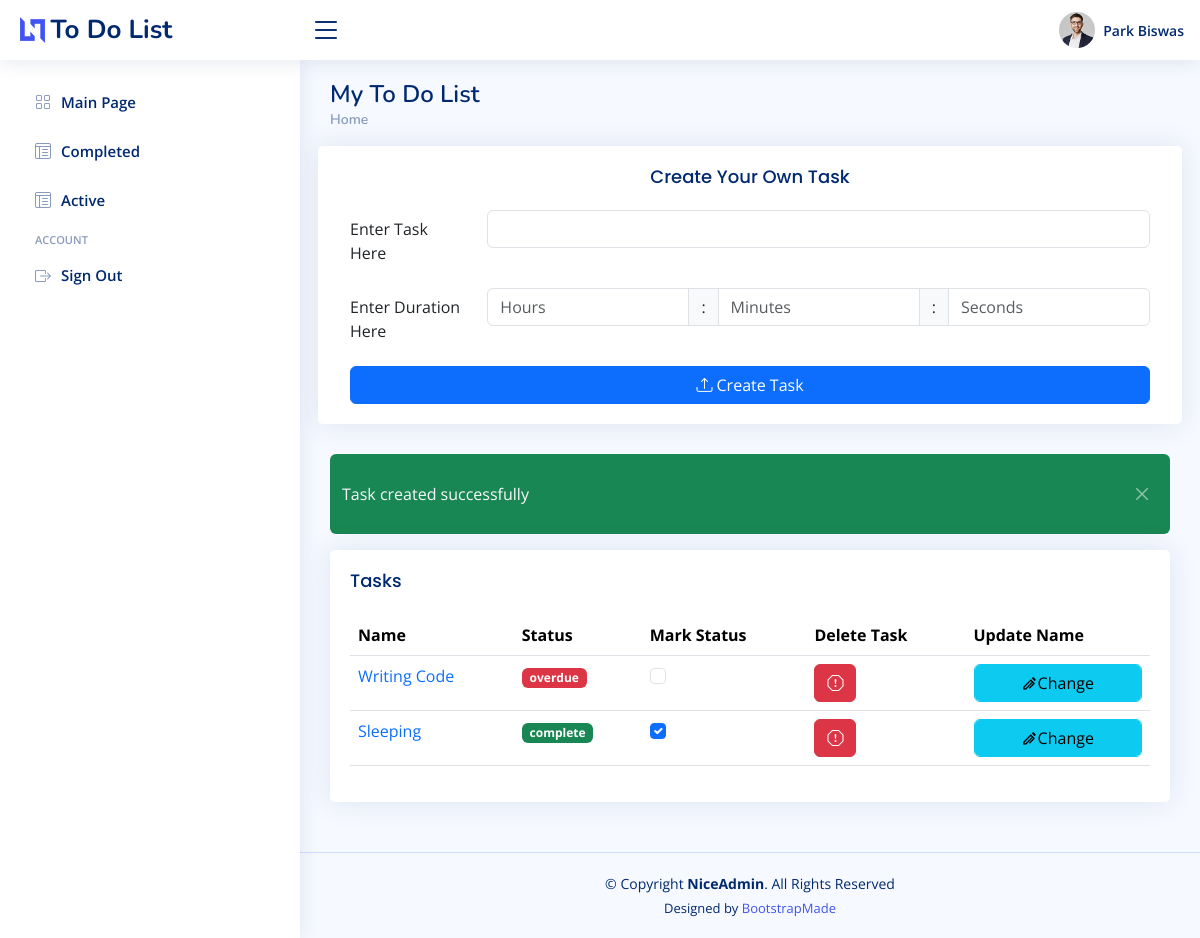
/todolist/ (signed in), run on the app's committed database.
### ToDoList/models.py (models this page shows, shortened)
class Task(models.Model):
    name = models.CharField(max_length=150)
    time = models.DurationField(null=True)
    status_choices = [
        ("pending","pending"),
        ("complete","complete"),
        ("overdue","overdue"),
    ]
    status = models.CharField(max_length=20,choices=status_choices,default="pending")
    user_id = models.ForeignKey(User, on_delete=models.CASCADE, default=None)
    updated_at = models.DateTimeField(auto_now=True)
    def is_overdue(self):
        current_time = timezone.now()
        end_time = self.updated_at + self.time
        return end_time <= current_time

### ToDoList/views.py (the view)
# urls.py: path("",views.index,name="index"),
def index(request):
    if 'user' not in request.session:
        return redirect(reverse('login'))
    config = {}
    user_data = get_user_data(request)
    config['user'] = f"{user_data.first_name} {user_data.last_name}"
    set_overdue(user_data)
    tasks = Task.objects.filter(user_id = user_data)
    config['tasks'] = tasks if tasks.count() > 0 else None
    config['create_status'] = request.session.pop('create_status',None)
    config['create_error'] = request.session.pop('create_error',None)
    config['delete_status'] = request.session.pop('delete_status',None)
    config['update_status_status'] = request.session.pop('update_status_status',None)
    config['update_name_status'] = request.session.pop('update_name_status',None)
    config['update_name_error'] = request.session.pop('update_name_error',None)
    return render(request,'index.html',config)

### ToDoList/utils.py (called while the page is built)
def get_user_data(request):
    return User.objects.get(id = get_auth_from_session(request))

def set_overdue(user_data):
    tasks = Task.objects.filter(status__in=["pending","overdue"], user_id=user_data)
    for task in tasks:
        if task.is_overdue():
            task.status = "overdue"
        else:
            task.status = "pending"
        task.save()

### authentication/utils.py (called while the page is built)
def get_auth_from_session(request):
    return request.session['user']

### ToDoList/templates/index.html (shortened to what this page needs)
{% load static %}
<!DOCTYPE html>
<html lang="en">
<head>
  <link href="{% static 'assets/vendor/bootstrap/css/bootstrap.min.css'%}" rel="stylesheet">
  <link href="{% static 'assets/vendor/bootstrap-icons/bootstrap-icons.css'%}" rel="stylesheet">
  <link href="{% static 'assets/vendor/boxicons/css/boxicons.min.css'%}" rel="stylesheet">
  <link href="{% static 'assets/vendor/quill/quill.snow.css'%}" rel="stylesheet">
  <link href="{% static 'assets/vendor/quill/quill.bubble.css'%}" rel="stylesheet">
  <link href="{% static 'assets/vendor/remixicon/remixicon.css'%}" rel="stylesheet">
  <link href="{% static 'assets/vendor/simple-datatables/style.css'%}" rel="stylesheet">
  <link href="{% static 'assets/css/style.css'%}" rel="stylesheet">
</head>
<body>
  <header id="header" class="header fixed-top d-flex align-items-center">
    <div class="d-flex align-items-center justify-content-between">
      <a href="index.html" class="logo d-flex align-items-center">
        <img src="assets/img/logo.png" alt="">
        <span class="d-none d-lg-block">To Do List</span>
      </a>
      <i class="bi bi-list toggle-sidebar-btn"></i>
    </div>
    <nav class="header-nav ms-auto">
        <ul class="d-flex align-items-center">
            <li class="nav-item dropdown pe-3">
                <a class="nav-link nav-profile d-flex align-items-center pe-0" href="#" data-bs-toggle="dropdown">
                <img src="{% static 'assets/img/profile-img.jpg'%}" alt="Profile" class="rounded-circle">
                <span class="d-none d-md-block ps-2">{{user}}</span>
                </a>
            </li>
        </ul>
    </nav>
  </header>
  <aside id="sidebar" class="sidebar">
    <ul class="sidebar-nav" id="sidebar-nav">
      <li class="nav-item">
        <a class="nav-link collapsed" href="{% url 'index' %}">
          <i class="bi bi-grid"></i>
          <span>Main Page</span>
        </a>
      </li>
      <li class="nav-item">
        <a class="nav-link collapsed" href="{% url 'display' display_type='complete' %}">
            <i class="bi bi-layout-text-window-reverse"></i><span>
            <span>Completed</span>
        </a>
      </li>
      <li class="nav-item">
        <a class="nav-link collapsed" href="{% url 'display' display_type='pending' %}">
            <i class="bi bi-layout-text-window-reverse"></i><span>
            <span>Active</span>
        </a>
      </li>
      <li class="nav-heading">Account</li>
      <li class="nav-item">
        <a class="nav-link collapsed" href="{% url 'logout' %}">
            <i class="bi bi-box-arrow-right"></i><span>
            <span>Sign Out</span>
        </a>
      </li>
    </ul>
  </aside>
  {% block content %}
  <main id="main" class="main">
    <div class="pagetitle">
      <h1>My To Do List</h1>
      <nav>
        <ol class="breadcrumb">
          <li class="breadcrumb-item"><a href="{% url 'index' %}">Home</a></li>
        </ol>
      </nav>
    </div>
    <section class="section">
      <div class="row">
          <div class="card">
            <div class="card-body">
              <h5 class="text-center card-title">Create Your Own Task</h5>
              <form method="POST" action="{% url "create" %}">
                <div class="row mb-3">
                  <label for="inputTask" class="col-sm-2 col-form-label">Enter Task Here</label>
                  <div class="col-sm-10">
                    <input type="text" name="name" class="form-control" id="inputTask">
                  </div>
                </div>
                <div class="row mb-3">
                  <label for="inputTime" class="col-sm-2 col-form-label">Enter Duration Here</label>
                  <div class="col-sm-10">
                    <div class="input-group">
                      <input class="form-control" id="inputTime" name="hours" type="number" placeholder="Hours">
                      <span class="input-group-text">:</span>
                      <input class="form-control" id="inputTime" name="minutes" type="number" placeholder="Minutes">
                      <span class="input-group-text">:</span>
                      <input class="form-control" id="inputTime" name="seconds" type="number" placeholder="Seconds">
                    </div>
                  </div>
                </div>
                <div class="d-grid gap-2 mt-3">
                  <button type="submit" class="btn btn-primary">
                    <i class="bi bi-upload"></i> Create Task
                  </button>
                </div>
              </form>
            </div>
        </div>
      </div>
    </section>
    {% if create_status or delete_status or update_status_status or update_name_status %}
      <div class = "alert alert-success bg-success text-light border-0 alert-dismissable fade show" role="alert" style="padding-left: 1.5rem;">
        <div class="row align-items-center">
          {% if create_status %}
            {{create_status}}
          {% elif update_status_status %}
            {{update_status_status}}
          {% elif update_name_status %}
            {{update_name_status}}
          {% else %}
            {{delete_status}}
          {% endif %}
          <button class="btn-close btn-close-white align-self-center" type="button" data-bs-dismiss="alert" aria-label="Close" style="margin-left: auto; font-size: 2rem;"></button>
        </div>
      </div>
    {% endif %}
    <section class="section">
      <div class="row">
      <div class="col-12">
        <div class="card recent-sales overflow-auto">
          <div class="card-body">
            <h5 class="card-title">Tasks</h5>
            <table class="table table-hover datatable searchable">
              <thead>
                <tr>
                  <th>Name</th>
                  <th>Status</th>
                  <th>Mark Status</th>
                  <th>Delete Task</th>
                  <th>Update Name</th>
                </tr>
              </thead>
              <tbody>
                {% for task in tasks %}
                <tr>
                  <td><div class="text-primary">{{task.name}}</div></td>
                  <td><span class="badge {% if task.status == 'complete' %}bg-success{% elif task.status == "pending" %}bg-warning{% else %}bg-danger{% endif %}">{{task.status}}</span></td>
                  <td>
                    <form action="{% url "status" task.id %}" method="post">
                      <input type="checkbox" class = "form-check-input" name="status" {% if task.status == "complete" %}checked{% endif %} onchange= "this.form.submit()">
                    </form>
                  </td>
                  <td>
                    <form action="{% url "delete" task.id %}" method="post">
                      <button class = "btn btn-danger" type="submit" data-bs-toggle="tooltip" data-bs-placement="top" data-bs-original-title="Delete">
                        <i class="bi bi-exclamation-octagon"></i>
                      </button>
                    </form>
                  </td>
                  <td>
                  <form method="GET" action={% url "name" task.id %}>
                      <button class="btn btn-info form-control" action = "{% url "name" task.id %}" type = "submit">
                      <i class="ri-ball-pen-line"></i>Change
                      </button>
                  </form>
                  </td>
                </tr>
                {% endfor %}
              </tbody>
            </table>
          </div>
          </div>
        </div>
      </div>
    </section>
  {% endblock %}
  </main>
  <footer id="footer" class="footer">
    <div class="copyright">
      &copy; Copyright <strong><span>NiceAdmin</span></strong>. All Rights Reserved
    </div>
    <div class="credits">
      Designed by <a href="https://bootstrapmade.com/">BootstrapMade</a>
    </div>
  </footer>
</body>
</html>

### static/assets/css/style.css (style rules this page uses)
:root { scroll-behavior: smooth; }
body { font-family: "Open Sans", sans-serif; background: #f6f9ff; color: #444444; }
a { color: #4154f1; text-decoration: none; }
h1, h2, h3, h4, h5, h6 { font-family: "Nunito", sans-serif; }
#main { margin-top: 60px; padding: 20px 30px; transition: all 0.3s; }
.pagetitle { margin-bottom: 10px; }
.pagetitle h1 { font-size: 24px; margin-bottom: 0; font-weight: 600; color: #012970; }
.card { margin-bottom: 30px; border: none; border-radius: 5px; box-shadow: 0px 0 30px rgba(1, 41, 112, 0.1); }
.card-title { padding: 20px 0 15px 0; font-size: 18px; font-weight: 500; color: #012970; font-family: "Poppins", sans-serif; }
.card-body { padding: 0 20px 20px 20px; }
.btn-close { background-size: 25%; }
.breadcrumb { font-size: 14px; font-family: "Nunito", sans-serif; color: #899bbd; font-weight: 600; }
.breadcrumb a { color: #899bbd; transition: 0.3s; }
.breadcrumb .breadcrumb-item::before { color: #899bbd; }
.logo { line-height: 1; }
@media (min-width: 1200px) { .logo { width: 280px; } }
.logo img { max-height: 26px; margin-right: 6px; }
.logo span { font-size: 26px; font-weight: 700; color: #012970; font-family: "Nunito", sans-serif; }
.header { transition: all 0.5s; z-index: 997; height: 60px; box-shadow: 0px 2px 20px rgba(1, 41, 112, 0.1); background-color: #fff; padding-left: 20px; }
.header .toggle-sidebar-btn { font-size: 32px; padding-left: 10px; cursor: pointer; color: #012970; }
.header-nav ul { list-style: none; }
.header-nav>ul { margin: 0; padding: 0; }
.header-nav .nav-profile { color: #012970; }
.header-nav .nav-profile img { max-height: 36px; }
.header-nav .nav-profile span { font-size: 14px; font-weight: 600; }
.sidebar { position: fixed; top: 60px; left: 0; bottom: 0; width: 300px; z-index: 996; transition: all 0.3s; padding: 20px; overflow-y: auto; scrollbar-width: thin; scrollbar-color: #aab7cf transparent; box-shadow: 0px 0px 20px rgba(1, 41, 112, 0.1); background-color: #fff; }
@media (min-width: 1200px) { #main, #footer { margin-left: 300px; } }
.sidebar-nav { padding: 0; margin: 0; list-style: none; }
.sidebar-nav li { padding: 0; margin: 0; list-style: none; }
.sidebar-nav .nav-item { margin-bottom: 5px; }
.sidebar-nav .nav-heading { font-size: 11px; text-transform: uppercase; color: #899bbd; font-weight: 600; margin: 10px 0 5px 15px; }
.sidebar-nav .nav-link { display: flex; align-items: center; font-size: 15px; font-weight: 600; color: #4154f1; transition: 0.3; background: #f6f9ff; padding: 10px 15px; border-radius: 4px; }
.sidebar-nav .nav-link i { font-size: 16px; margin-right: 10px; color: #4154f1; }
.sidebar-nav .nav-link.collapsed { color: #012970; background: #fff; }
.sidebar-nav .nav-link.collapsed i { color: #899bbd; }
.footer { padding: 20px 0; font-size: 14px; transition: all 0.3s; border-top: 1px solid #cddfff; }
.footer .copyright { text-align: center; color: #012970; }
.footer .credits { padding-top: 5px; text-align: center; font-size: 13px; color: #012970; }

### data on the page
Task: name "Writing Code", status "overdue"
Task: name "Sleeping", status "complete", status "☑"

### other printed values
{{ user }} "Park Biswas"
{{ create_status }} "Task created successfully"
